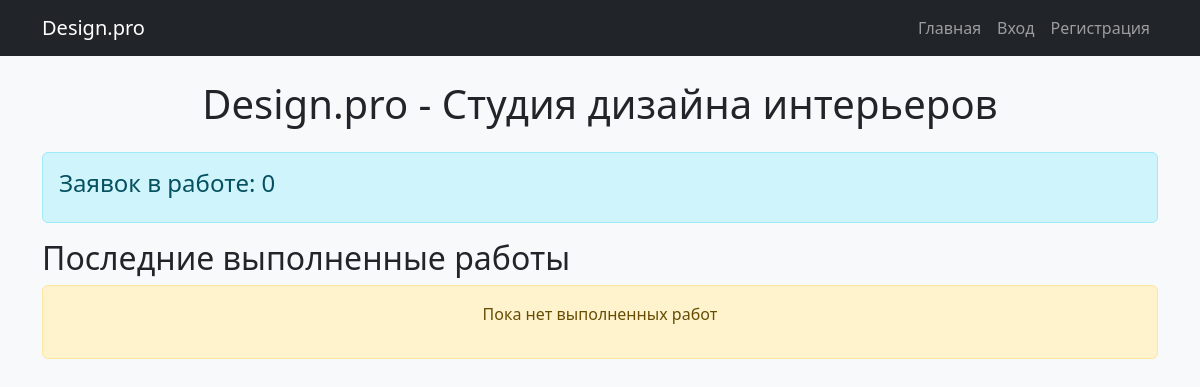
The app's page /, older data.
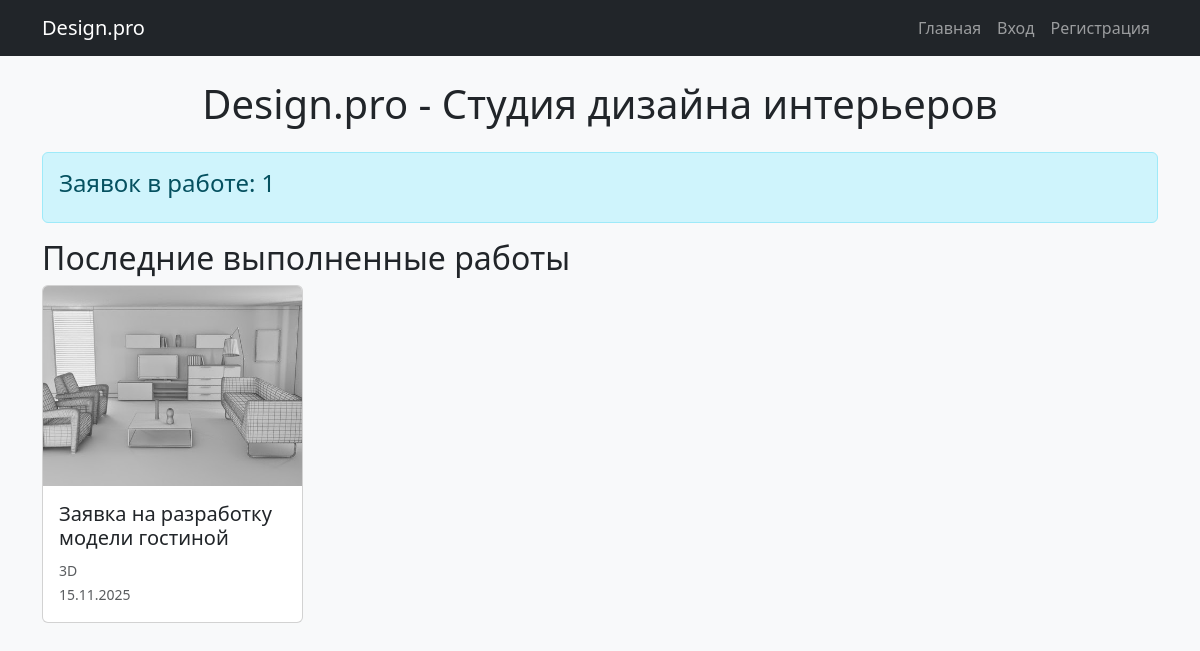
The same page, newer data.
### design_app/models.py (models this page shows, shortened)
class DesignRequest(models.Model):
    STATUS_CHOICES = [
        ('new', 'Новая'),
        ('accepted', 'Принято в работу'),
        ('completed', 'Выполнено'),
    ]
    user = models.ForeignKey(
        CustomUser,
        on_delete=models.CASCADE,
        verbose_name='Пользователь',
        related_name='design_requests'
    )
    title = models.CharField(max_length=255, verbose_name='Название заявки')
    description = models.TextField(verbose_name='Описание заявки')
    category = models.ForeignKey(
        DesignCategory,
        on_delete=models.CASCADE,
        verbose_name='Категория'
    )
    image = models.ImageField(
        upload_to='request_images/',
        verbose_name='Изображение помещения'
    )
    status = models.CharField(
        max_length=20,
        choices=STATUS_CHOICES,
        default='new',
        verbose_name='Статус заявки'
    )
    created_at = models.DateTimeField(auto_now_add=True, verbose_name='Дата создания')
    admin_comment = models.TextField(
        blank=True,
        verbose_name='Комментарий администратора'
    )
    design_image = models.ImageField(
        upload_to='design_images/',
        blank=True,
        null=True,
        verbose_name='Изображение дизайна'
    )
    class Meta:
        verbose_name = 'Заявка на дизайн'
        verbose_name_plural = 'Заявки на дизайн'
        ordering = ['-created_at']

class DesignCategory(models.Model):
    name = models.CharField(max_length=255, verbose_name='Название категории')
    class Meta:
        verbose_name = 'Категория дизайна'
        verbose_name_plural = 'Категории дизайна'

### design_app/views.py (the view)
# urls.py: path('', views.index, name='index'),
def index(request):
    completed_requests = DesignRequest.objects.filter(
        status='completed'
    ).order_by('-created_at')[:4]
    in_progress_count = DesignRequest.objects.filter(
        status='accepted'
    ).count()
    context = {
        'completed_requests': completed_requests,
        'in_progress_count': in_progress_count,
    }
    return render(request, 'design_app/index.html', context)

### design_app/templates/design_app/index.html (shortened to what this page needs)
{% extends 'base.html' %}
{% load django_bootstrap5 %}
{% block content %}
<section>
    <header class="mb-4">
        <h1 class="text-center">Design.pro - Студия дизайна интерьеров</h1>
    </header>
    <article class="alert alert-info">
        <h2 class="alert-heading h4">Заявок в работе: {{ in_progress_count }}</h2>
    </article>
    <section>
        <h2>Последние выполненные работы</h2>
        {% if completed_requests %}
            <div class="row">
                {% for request in completed_requests %}
                <article class="col-md-6 col-lg-3 mb-4">
                    <div class="card h-100">
                        {% if request.design_image %}
                            <img src="{{ request.design_image.url }}" class="card-img-top" alt="{{ request.title }}" style="height: 200px; object-fit: cover;">
                        {% endif %}
                        <div class="card-body">
                            <h3 class="card-title h5">{{ request.title }}</h3>
                            <p class="card-text">
                                <small class="text-muted">{{ request.category.name }}</small><br>
                                <small class="text-muted">{{ request.created_at|date:"d.m.Y" }}</small>
                            </p>
                        </div>
                    </div>
                </article>
                {% endfor %}
            </div>
        {% else %}
            <div class="alert alert-warning text-center">
                <p>Пока нет выполненных работ</p>
            </div>
        {% endif %}
    </section>
</section>
{% endblock %}

### design_app/templates/base.html (shortened to what this page needs)
<!DOCTYPE html>
<html lang="ru">
<head>
    {% load django_bootstrap5 %}
    {% bootstrap_css %}
</head>
<body class="bg-light">
    <nav class="navbar navbar-expand-lg navbar-dark bg-dark">
        <div class="container">
            <a class="navbar-brand" href="{% url 'design_app:index' %}">Design.pro</a>
            <div class="navbar-nav">
                <a class="nav-link" href="{% url 'design_app:index' %}">Главная</a>
                {% if user.is_authenticated %}
                 <a class="nav-link" href="{% url 'design_app:profile' %}">Личный кабинет</a>
                    <a class="nav-link" href="{% url 'design_app:logout' %}">Выход ({{ user.fio }})</a>
                {% else %}
                    <a class="nav-link" href="{% url 'design_app:login' %}">Вход</a>
                    <a class="nav-link" href="{% url 'design_app:register' %}">Регистрация</a>
                {% endif %}
            </div>
        </div>
    </nav>
    <main class="container mt-4">
        {% block content %}
        {% endblock %}
    </main>
</body>
</html>

Row changes from the older to the newer data that the page shows:
added DesignRequest: design_image (picture), title "Заявка на разработку модели гостиной", category.name "3D", created_at "15.11.2025"
Text that changed along with them:
{{ in_progress_count }}: "0" → "1"
text no longer shown: "Пока нет выполненных работ"
